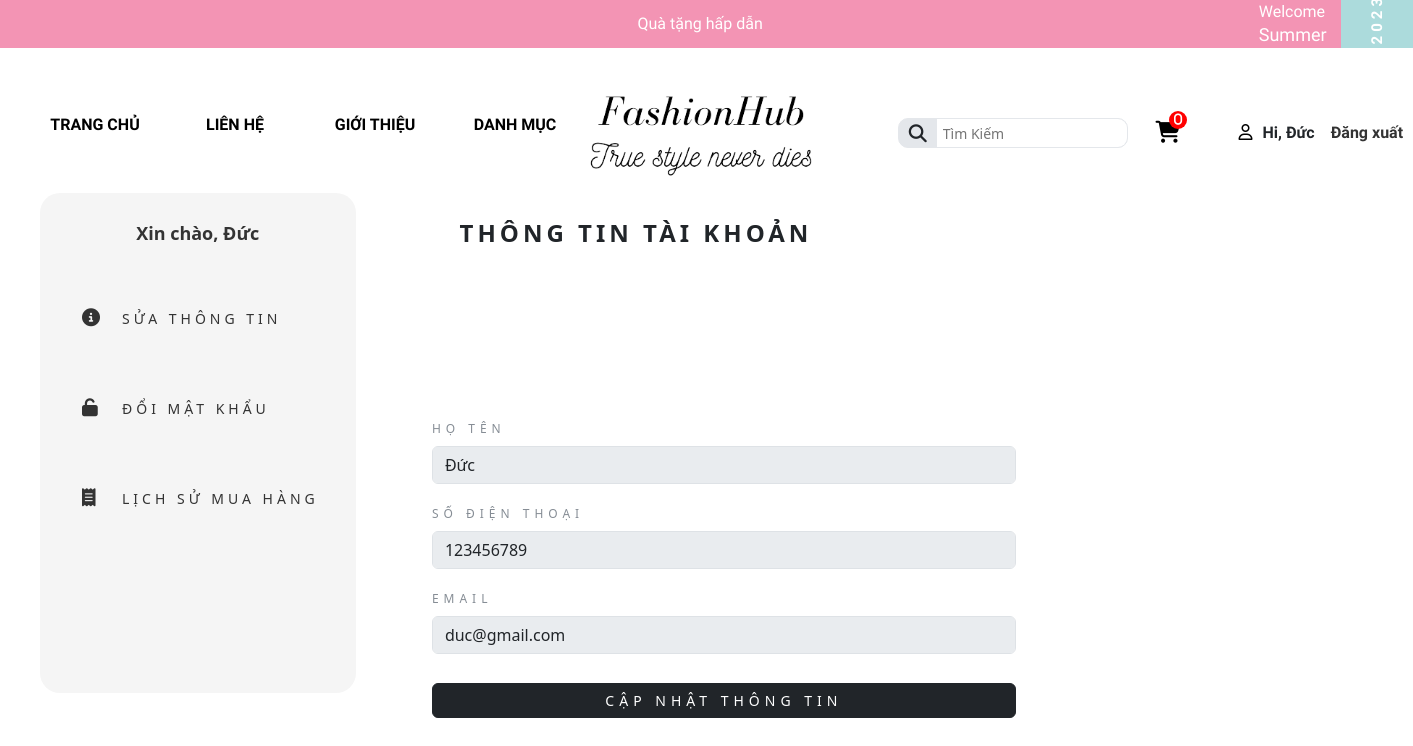
Screenshot of /app/views/customer/page_user/form-edit-profile.php (signed in) with the database file from the repository.
### tables this page shows
CREATE TABLE `users` (
  `id` int(11) NOT NULL,
  `user_name` varchar(255) DEFAULT NULL,
  `email` varchar(255) DEFAULT NULL,
  `password` varchar(255) DEFAULT NULL,
  `full_name` varchar(255) DEFAULT NULL COMMENT 'họ tên',
  `phone_number` int(11) DEFAULT NULL,
  `images` varchar(255) DEFAULT NULL,
  `role` tinyint(4) DEFAULT 0 COMMENT '0: khách hàng; 1: admin',
  `position` tinyint(4) DEFAULT 0 COMMENT '0: thành viên; 1: quản lý',
  `ip_address` varchar(255) DEFAULT NULL
);

### global.php (called while the page is built, shortened)
<?php
$ROOT_URL = "/Shop_FashionHub";
$SITE_URL = "$ROOT_URL/app/views/customer";

### app/models/DAO/edit-profile.php (called while the page is built, shortened)
<?php
function select_user($user_id){
    $sql = "SELECT * FROM users WHERE id = ?";
    return pdo_query_one($sql, $user_id);
}

### app/models/DAO/connect.php (called while the page is built, shortened)
<?php
    $host = 'localhost';
    $dbname = 'fashionhub_shop';
    $username = 'root';
    $password = '';
    try {
        $db = new PDO("mysql:host=$host;dbname=$dbname;charset=utf8", $username, $password);
        $db->setAttribute(PDO::ATTR_ERRMODE, PDO::ERRMODE_EXCEPTION);
        $db->setAttribute(PDO::ATTR_EMULATE_PREPARES, false);
        return $db;
    } catch (PDOException $e) {
        echo "Lỗi kết nối cơ sở dữ liệu: " . $e->getMessage();
        die();
    }
    $db = null;
function pdo_query_one($sql){
    $sql_args = array_slice(func_get_args(), 1);
    try{
        global $db;
        $stmt = $db->prepare($sql);
        $stmt->execute($sql_args);
        $row = $stmt->fetch(PDO::FETCH_ASSOC);
        return $row;
    }
    catch(PDOException $e){
        throw $e;
    }
    finally{
        unset($db);
    }
}

### app/views/customer/page_user/edit-profile.php (called while the page is built, shortened)
<?php
require_once '../../../models/DAO/edit-profile.php';
$user = select_user($_SESSION['user_id']);
?>

### app/views/customer/page_user/form-edit-profile.php (the view, shortened to what this page needs)
<?php require_once '../page_user/header.php' ?>
<?php require_once './edit-profile.php' ?>
<!DOCTYPE html>
<html lang="vi">
<head>
</head>
<body>
    <header>
        <div class="sidebar">
            <div class="logo-details">
                <a href="./index.php">
                    <span class="logo_name">
                        <a style="font-size: 18px; color:#333; font-weight: bold;"
                            href="<?=$SITE_URL?>/page_user/form-edit-profile.php">Xin
                            chào,
                            <?php echo $_SESSION['user_fullname']?></a>
                    </span>
                </a>
            </div>
            <ul class="nav-links">
                <li>
                    <a href="./form-edit-profile.php" class="">
                        <span class="links_name"><i class="fa-solid fa-circle-info"></i>Sửa Thông Tin</span>
                    </a>
                </li>
                <li>
                    <a href="./form-change-password.php" class="">
                        <span class="links_name"><i class="fa-solid fa-unlock"></i>Đổi Mật Khẩu</span>
                    </a>
                </li>
                <li>
                    <a href="./purchase-history.php" class="">
                        <span class="links_name"><i class="fa-solid fa-receipt"></i>Lịch Sử Mua Hàng</span>
                    </a>
                </li>
            </ul>
        </div>
        <section class="home-section">
            <nav class="header">
                <div class="sidebar-button">
                    <span style="margin-left: 84px; letter-spacing: 4px; text-transform:uppercase; font-weight: bold;"
                        class="dashboard">Thông tin tài khoản</span>
                </div>
                <form style="width: 600px;" class="rounded border-2 p-2">
                    <div class="mb-3">
                        <label style="color: #868D95; text-transform: uppercase; font-size: 12px; letter-spacing: 5px;"
                            for="hoten" class="form-label">
                            Họ tên
                        </label>
                        <input value="<?=$user['full_name'] ?>" type="text" disabled class="form-control" id="hoten"
                            name="hoten">
                    </div>
                    <div class="mb-3">
                        <label style="color: #868D95; text-transform: uppercase; font-size: 12px; letter-spacing: 5px;"
                            for="sdt" class="form-label">Số điện thoại
                        </label>
                        <input value="<?=$user['phone_number'] ?>" type="text" disabled class="form-control" name="sdt">
                    </div>
                    <div class="mb-3">
                        <label style="color: #868D95; text-transform: uppercase; font-size: 12px; letter-spacing: 5px;"
                            for="email" class="form-label">
                            Email
                        </label>
                        <input value="<?= $user['email']?>" type="text" class="form-control" id="email" disabled
                            name="email">
                    </div>
                    <div class="row">
                        <div class="col-md-12">
                            <button
                                style="margin-top: 13px; font-size:14px; letter-spacing: 5px; text-transform: uppercase;"
                                type="button" data-bs-toggle="modal" data-bs-target="#exampleModal"
                                class="btn btn-dark col-md-12">Cập nhật thông
                                tin</button>
                        </div>
                    </div>
                </form>
            </nav>
        </section>
    </header>
</body>
</html>

### assets/css/grid.css (style rules this page uses)
.row { display: flex; flex-wrap: wrap; margin-left: -4px; margin-right: -4px; }
@media (min-width: 740px) { .row { margin-left: -8px; margin-right: -8px; } }
@media (min-width: 1113px) { .row { margin-left: -12px; margin-right: -12px; } }

### assets/css/app.css (style rules this page uses)
* { margin: 0; padding: 0; box-sizing: border-box; }
:root { --banner__top-height:48px; }
html { font-family: 'Bellota'; }
nav { display: flex; align-items: center; margin-top: 25px; width: 100%; height: 120px; }

### assets/css/page-user.css (style rules this page uses)
header { display: flex; flex-direction: row; }
.sidebar { position: relative; max-height: 100%; height: 500px; width: 350px; background-color: #f5f5f5; transition: all 0.5s ease; border-radius: 20px; margin-left: 40px; }
.sidebar .logo-details { height: 80px; width: 100%; display: flex; align-items: center; justify-content: center; }
.sidebar .logo-details a { text-decoration: none; }
.sidebar .logo-details .logo_name { color: #333; font-size: 20px; font-weight: 500; }
.sidebar .nav-links { padding-left: 0; }
.sidebar .nav-links li { position: relative; list-style: none; height: 90px; width: 100%; }
.sidebar .nav-links li a { height: 100%; width: 100%; display: flex; align-items: center; text-decoration: none; transition: all 0.4s ease; }
.sidebar .nav-links li i { min-width: 40px; font-size: 18px; color: #333; }
.sidebar .nav-links li a .links_name { color: #333; font-size: 14px; font-weight: 500; letter-spacing: 4px; text-transform: uppercase; }
.sidebar .nav-links li a i { margin-left: 42px; }
.home-section { min-height: 100vh; width: calc(100% - 240px); left: 240px; transition: all 0.5s ease; }
.home-section nav { height: 80px; display: flex; align-items: center; width: 100%; left: 240px; z-index: 1; padding: 0 20px; transition: all 0.5s ease; margin: 0; }
.home-section nav .sidebar-button { font-size: 24px; font-weight: 500; }
.home-section form { position: absolute; top: 41%; left: 30%; }

### rows the page displays
users: hoten "Đức", sdt "123456789", email "duc@gmail.com"

### other values shown
$_SESSION['user_fullname'] "Đức"
